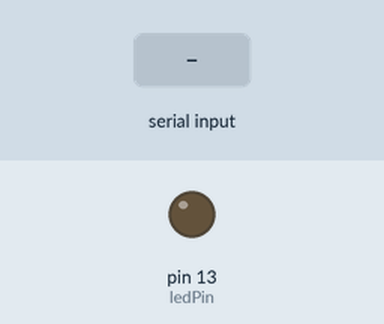
Simulated run of this sketch. Board: Arduino Uno, built with avr-gcc and run on an emulated ATmega328P. Shown: output pins drawn as LEDs (lit = HIGH). Dashed ring = blinking. The test bench sets the inputs (shaded band).

Above: at 1.2 s.
1.3 s: "90,45\n" received over Serial
At 1.4 s:
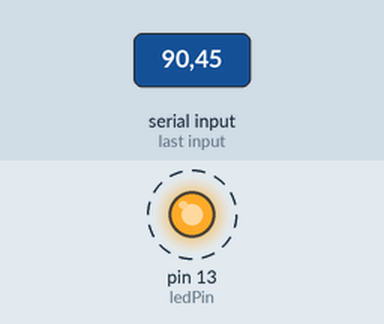
Timing chart, 0 to 9.8 s (numbered marks = the images above; inputs shaded):
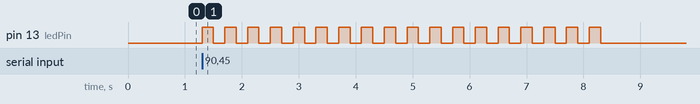

Measured:
- after the input at 1.3 s, pin 13 (ledPin): alternates HIGH for 0.20 s and LOW for 0.20 s, 36 changes in all, then stays LOW, starting at once

The sketch:

Arduino.ino
```cpp
const int ledPin = 13;
int blinkNum = 0;

void setup()
{
  Serial.begin(115200);
  pinMode(ledPin, OUTPUT);
}

void loop()
{
  if (Serial.available())
  {
    char val = Serial.read();
    if (isDigit(val))
    {
      blinkNum = (val - '0');
    }
  }
  for (char i = 0; i < blinkNum; i++)
  {
    digitalWrite(ledPin, HIGH);
    delay(200);
    digitalWrite(ledPin, LOW);
    delay(200);
  }
  blinkNum = 0;
}
```
